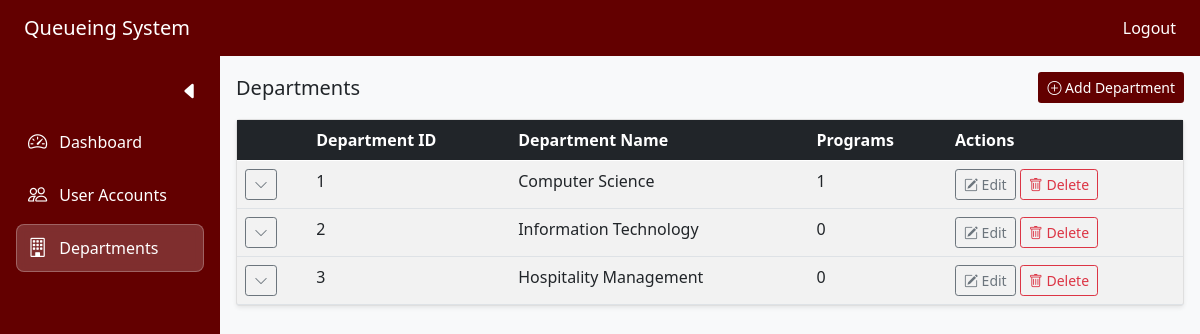
The app's page /admin/departments.php with its own data.
### tables this page shows
CREATE TABLE `departments` (
  `departmentID` int(16) NOT NULL,
  `departmentName` varchar(100) NOT NULL
);

### admin/departments.php (the view, shortened to what this page needs)
<?php
require_once '../config/config.php';
try {
    $conn = new Connection();
    $db = $conn->getConnection();
} catch (Exception $e) {
    echo "Connection failed: " . $e->getMessage();
    exit();
}
$query = "SELECT d.*, COUNT(p.programID) AS program_count
          FROM departments d
          LEFT JOIN programs p ON d.departmentID = p.departmentID
          GROUP BY d.departmentID";
$stmt = $db->query($query);
$dept = $stmt->fetchAll(PDO::FETCH_ASSOC);
?>
<!DOCTYPE html>
<html lang="en">
<head>
    <link rel="stylesheet" href="../bootstrap.min.css">
    <link rel="stylesheet" href="https://cdn.jsdelivr.net/npm/bootstrap-icons/font/bootstrap-icons.css">
</head>
<body class="bg-light">
<?php include 'navbar.php'; ?>
<div class="d-flex">
    <?php include 'sidebar.php'; ?>
    <div class="flex-fill p-3">
        <div class="d-flex justify-content-between align-items-center mb-3">
            <h5 class="mb-0">Departments</h5>
            <a href="#" role="button" onclick="return false;" class="btn btn-sm text-white" data-bs-toggle="modal" data-bs-target="#addDepartmentModal" style="background-color:#630000;">
                <i class="bi bi-plus-circle"></i> Add Department
            </a>
        </div>
        <div class="card shadow-sm">
            <div class="card-body p-0">
                <div class="table-responsive">
                    <table class="table table-striped table-hover mb-0">
                        <thead class="table-dark">
                            <tr>
                                <th></th>
                                <th>Department ID</th>
                                <th>Department Name</th>
                                <th>Programs</th>
                                <th>Actions</th>
                            </tr>
                        </thead>
    <tbody>
        <?php foreach ($dept as $d): ?>
        <tr>
            <td>
                <button class="btn btn-sm btn-outline-secondary" type="button"
                    data-bs-toggle="collapse"
                    data-bs-target="#programs-<?php echo $d['departmentID']; ?>"
                    aria-expanded="false">
                    <i class="bi bi-chevron-down"></i>
                </button>
            </td>
            <td><?php echo htmlspecialchars($d['departmentID']); ?></td>
            <td><?php echo htmlspecialchars($d['departmentName']); ?></td>
            <td><?php echo $d['program_count']; ?></td>
            <td>
                <button class="btn btn-sm btn-outline-secondary"
                    data-bs-toggle="modal"
                    data-bs-target="#editDepartmentModal"
                    data-department-id="<?php echo $d['departmentID']; ?>"
                    data-department-name="<?php echo $d['departmentName']; ?>">
                    <i class="bi bi-pencil-square"></i> Edit
                </button>
                <button class="btn btn-sm btn-outline-danger"
                    data-bs-toggle="modal"
                    data-bs-target="#deleteDepartmentModal"
                    data-department-id="<?php echo $d['departmentID']; ?>"
                    data-department-name="<?php echo $d['departmentName']; ?>">
                    <i class="bi bi-trash"></i> Delete
        </tr>
        <?php endforeach; ?>
    </tbody>
</table>
                </div>
            </div>
        </div>
    </div>
</div>
</body>
</html>

### records on screen
departments: departmentID "1", departmentName "Computer Science", program_count "1"
departments: departmentID "2", departmentName "Information Technology", program_count "0"
departments: departmentID "3", departmentName "Hospitality Management", program_count "0"
